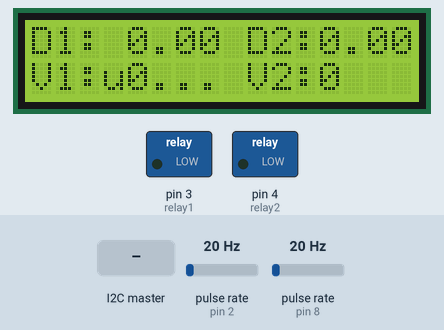
Bench run of a sketch on a simulated Arduino Uno, built with avr-gcc and run on an emulated ATmega328P. Shown: 16×2 character LCD, switched loads named in the sketch (green lamp = pin HIGH). Wiring (inferred from the names in the program): 2 × pulse sensor: data pin 2 / data pin 8. The test bench sets the inputs (shaded band); at power-on: pulse rate (sensors on pin 2, pin 8) 20 Hz. What the sketch prints to the serial monitor is not drawn.

Above: at 1.2 s.
1.3 s: pulse rate (sensor on pin 2) set to 4 Hz
At 3.2 s:
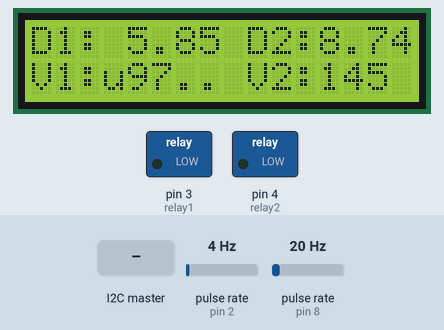
At 4.2 s:
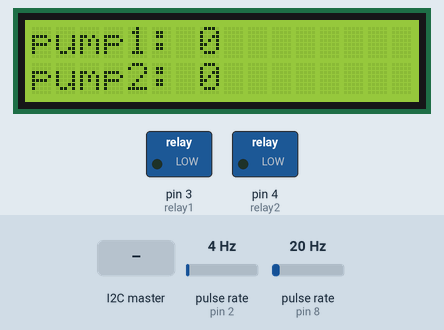
4.3 s: pulse rate (sensor on pin 8) set to 4 Hz
At 7.2 s:
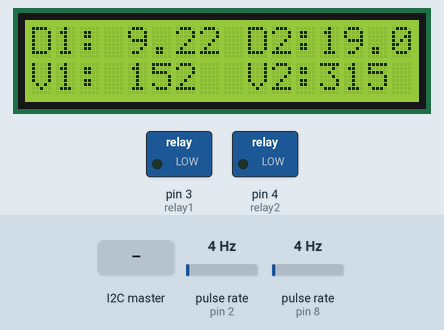
7.3 s: pulse rate (sensor on pin 2) set to 50 Hz
At 9.0 s:
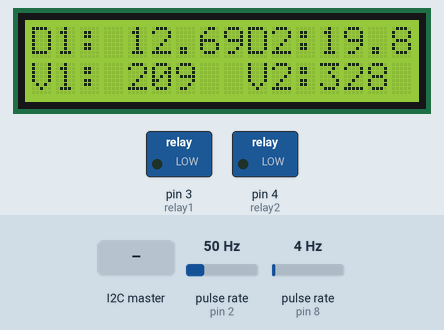
10.3 s: pulse rate (sensor on pin 2) set to 196 Hz
11.9 s: the I2C master sends the byte 11
14.6 s: the I2C master sends the byte 21
Timing chart, 0 to 17.6 s (numbered marks = the images above; inputs shaded):
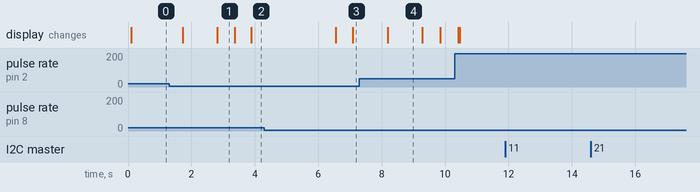

The sketch:

waterflow_interupts_fix.ino
```cpp
/*
 * Danmirror protocol interupts
 * rev 2 wire PORT Register
 * master slave A4 A5
 *
 * 2021
 *
 */
#include <Wire.h> /* master slave| i2c*/
#include <LiquidCrystal_I2C.h> // Library modul I2C LCD
LiquidCrystal_I2C lcd = LiquidCrystal_I2C(0x27, 16, 2);

#define flowSensor_pin1 2
#define flowSensor_pin2 8
//#define flowSensor_pin3 A0
#define relay1  3
#define relay2  4
#define relay3  5
int pump1 = 0;
int pump2 = 0;

long int times;
int count_switch=0;
int clear_cursor = 0;
float staging1=0;
float staging2=0;

byte sensorInt1 = 0;
byte sensorInt2 = 0;
byte sensorInt3 = 0;

float konst1 = 4.5;
float konst2 = 4.5;
float konst3 = 4.5;

float debit_air1 = 0;
float debit_air2 = 0;
float debit_air3 = 0;

//counter
volatile int count1 = 0;
volatile int count2 = 0;
//flow
unsigned int flow_mlt1 = 0;
unsigned int flow_mlt2 = 0;
//volume
long total_volume1,total_volume2;
//time
unsigned long oldTime = 0;
int data = 0;
// Install Pin change interrupt for a pin, can be called multiple times

/* inisial master slave data*/
String container="";
char *sends;
String pack;
void pciSetup(byte pin)
{
    *digitalPinToPCMSK(pin) |= bit (digitalPinToPCMSKbit(pin));  // enable pin
    PCIFR  |= bit (digitalPinToPCICRbit(pin)); // clear any outstanding interrupt
    PCICR  |= bit (digitalPinToPCICRbit(pin)); // enable interrupt for the group
}

// Use one Routine to handle each group

ISR (PCINT0_vect) // handle pin change interrupt for D8 to D13 here
 {
    bool read_8 = digitalRead(flowSensor_pin2);
    if( read_8 == false)
    {
      count2++;
      Serial.print("#pin 8 > ");
      Serial.println(count2);
    }
 }

ISR (PCINT1_vect) // handle pin change interrupt for A0 to A5 here
 {
//    bool read_A0= digitalRead(flowSensor_pin3);
//    if( read_A0 == false)
//    {
////      count3++;/
//      Serial.print("#pin A0 > ");
//      Serial.println(count3);
//    }
 }
ISR (PCINT2_vect) // handle pin change interrupt for D0 to D7 here
 {
    bool read_2 = digitalRead(flowSensor_pin1);

    if( read_2 == false)
    {
      count1++;
      Serial.print("#pin 2 >");
      Serial.println(count1);
    }
 }

void setup() {
  // put your setup code here, to run once:
  Serial.begin(9600);
  pinMode(relay1, OUTPUT);
  pinMode(relay2, OUTPUT);
//  pinMode(relay3, OUTPUT);

  // set pullups, if necessary
  digitalWrite(flowSensor_pin1, HIGH);
  digitalWrite(flowSensor_pin2, HIGH);
//  digitalWrite(flowSensor_pin3, HIGH);/

  // enable interrupt for pin...
  pciSetup(flowSensor_pin1);
  pciSetup(flowSensor_pin2);
//  pciSetup(flowSensor_pin3);

  /* ---------------- slave setup-----------------------*/
  Wire.begin(8);                /* join i2c bus with address 8 */
  Wire.onReceive(receiveEvent); /* register receive event */
  Wire.onRequest(requestEvent); /* register request event */

  lcd.init();
  lcd.backlight();
  lcd.clear();
  lcd.setCursor(0, 1);
  lcd.print("setup...");
}

void loop() {
  display_lcd();
  if ((millis() - times) > 3000) {
    count_switch +=1;
    times = millis();
    lcd.clear();
  }

  if ((millis() - oldTime) > 1000) {

      staging1 = ((1000.0 / (millis() - oldTime)) * count1) / konst1;
      staging2 = ((1000.0 / (millis() - oldTime)) * count2) / konst2;

      debit_air1 += staging1;
      debit_air2 += staging2;

      oldTime = millis();
      flow_mlt1 = (staging1 / 60) * 1000;
      flow_mlt2 = (staging2 / 60) * 1000;

      total_volume1 += flow_mlt1;
      total_volume2 += flow_mlt2;


      Serial.print("Debit air1: ");  Serial.print(int(debit_air1));   Serial.print(" L/min");
      Serial.print("\t Volume air1: "); Serial.print(total_volume1);     Serial.println(" mL");

      Serial.print("Debit air2: ");  Serial.print(int(debit_air2));   Serial.print(" L/min");
      Serial.print("\t Volume air2: "); Serial.print(total_volume2);     Serial.println(" mL");
      count1 = 0;
      count2 = 0;
  }
  delay(500);

   /* adjusting*/
  Serial.println(container);
  if(container == "11"){
    digitalWrite(relay1, HIGH);
    pump1 = 1;

  }
  else if(container == "10"){
    digitalWrite(relay1, LOW);
    pump1 = 0;
  }
  else if(container == "21"){
    digitalWrite(relay1, HIGH);
    pump2 = 1;
  }
  else if(container == "20"){
    digitalWrite(relay1, LOW);
    pump2 = 0;
  }

  else if(container == "d1"){
    pack = String(debit_air1);
    sends = pack.c_str();
  }
  else if(container == "d2"){
    pack = String(debit_air2);
    sends = pack.c_str();
  }

  else if(container == "v1"){
    pack = String(total_volume1);
    sends = pack.c_str();
  }
  else if(container == "v2"){
    pack = String(total_volume2);
    sends = pack.c_str();
  }
}

// function that executes whenever data is received from master
void receiveEvent(int howMany) {
 String staging = "";
 while (0 <Wire.available()) {
    char c = Wire.read();
//    Serial.print(c);
    staging +=c;
  }
// Serial.println();
 container = staging;
}

// function that executes whenever data is requested from master
void requestEvent()
{
  Wire.write(sends);
}


void display_lcd()
{
  if(count_switch %2==1)
  {
    lcd.setCursor(0, 0);
    lcd.print("pump1:");
    lcd.setCursor(7, 0);
    lcd.print(pump1);
    lcd.setCursor(0, 1);
    lcd.print("pump2:");
    lcd.setCursor(7, 1);
    lcd.print(pump2);
  }
  else
  {

    lcd.setCursor(0, 0);
    lcd.print("D1:");
    lcd.setCursor(4, 0);
    lcd.print(debit_air1);
    lcd.setCursor(9, 0);
    lcd.print("D2:");
    lcd.setCursor(12, 0);
    lcd.print(debit_air2);

    lcd.setCursor(0, 1);
    lcd.print("V1:");
    lcd.setCursor(4, 1);
    lcd.print(total_volume1);
    lcd.setCursor(9, 1);
    lcd.print("V2:");
    lcd.setCursor(12, 1);
    lcd.print(total_volume2);
  }

}
```

Measured:
- after the input at 11.9 s, every drawn part: stays the same
- what the display in image 1 shows lasts 0.6 s, from 2.8 s to 3.4 s
- what the display in image 4 shows lasts 1.1 s, from 8.2 s to 9.3 s
